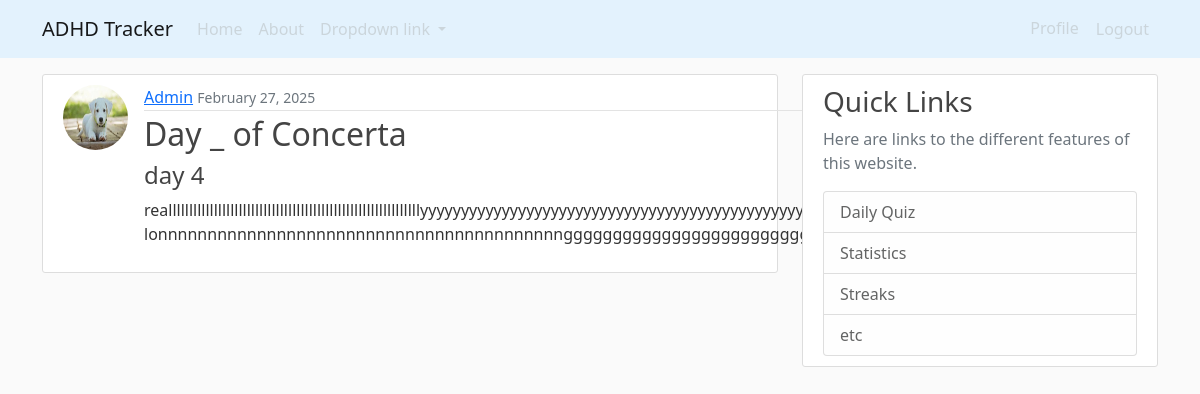
The app's page /journal/5/ (signed in) with its own data.
### tracker/models.py (models this page shows, shortened)
class Journal(models.Model):
    title = models.CharField(max_length=100)
    content = models.TextField()
    date_posted = models.DateTimeField(default=timezone.now)
    author = models.ForeignKey(User, on_delete=models.CASCADE)

### users/models.py (models this page shows, shortened)
class Profile(models.Model):
    user = models.OneToOneField(User, on_delete=models.CASCADE)
    image = models.ImageField(default = "default.jpg", upload_to= "profile_pics/")
    medication = models.CharField(default="not chosen", max_length=100)
    dosage = models.IntegerField(default=0)
    start_date = models.DateField(default=timezone.now)
    streak = models.IntegerField(default=0)

### tracker/views.py (the view)
# urls.py: path("journal/<int:pk>/", JournalSingleView.as_view(), name ="journal-single"),
class JournalSingleView(DetailView):
    model = Journal
    template_name = "tracker/single_journal.html"
    def get_queryset(self):
        user = self.request.user  # Get the currently logged-in user
        return Journal.objects.filter(author_id=user.id)

### tracker/templates/tracker/single_journal.html
{% extends "tracker/layout.html" %}
{% block content %}
<article class="media content-section d-flex align-items-start">
  <img class = "rounded-circle article-img mr-3" src = "{{  object.author.profile.image.url  }}">
  <div class="media-body">
      <div class="article-metadata">
          <a class="mr-2" href="#">{{ object.author }}</a>
          <small class="text-muted">{{ object.date_posted|date:"F d, Y" }}</small>
      </div>
      <h2 class="article-title">Day _ of {{ object.author.profile.medication }}</h2>
      <h4 class="article-content">{{ object.title }}</h3>
      <p class="article-content">{{ object.content }}</p>
  </div>
</article>
{% endblock content %}

### tracker/static/tracker/main.css (style rules this page uses)
body { background: #fafafa; color: #333333; margin-top: 0rem; }
h1, h2, h3, h4, h5, h6 { color: #444444; }
.content-section { background: #ffffff; padding: 10px 20px; border: 1px solid #dddddd; border-radius: 3px; margin-bottom: 20px; }
.article-title { color: #444444; }
.article-content { white-space: pre-line; }
.article-img { height: 65px; width: 65px; margin-right: 16px; }
.article-metadata { padding-bottom: 1px; margin-bottom: 4px; border-bottom: 1px solid #e3e3e3 }

### records on screen
Journal: author.profile.image (picture), author "Admin", date_posted "February 27, 2025", author.profile.medication "Concerta", title "day 4", content "realllllllllllllllllllllllllllllllllllllllllllllllllllllllllllllyyyyyyyyyyyyyyyyyyyyyyyyyyyyyyyyyyyyyyyyyyyyyyyyyyyyyyyyyyyyyyyyyyyy lonnnnnnnnnnnnnnnnnnnnnnnnnnnnnnnnnnnnnnnnngggggggggggggggggggggggggggggggggggggggggggggggggggggggggggg"
